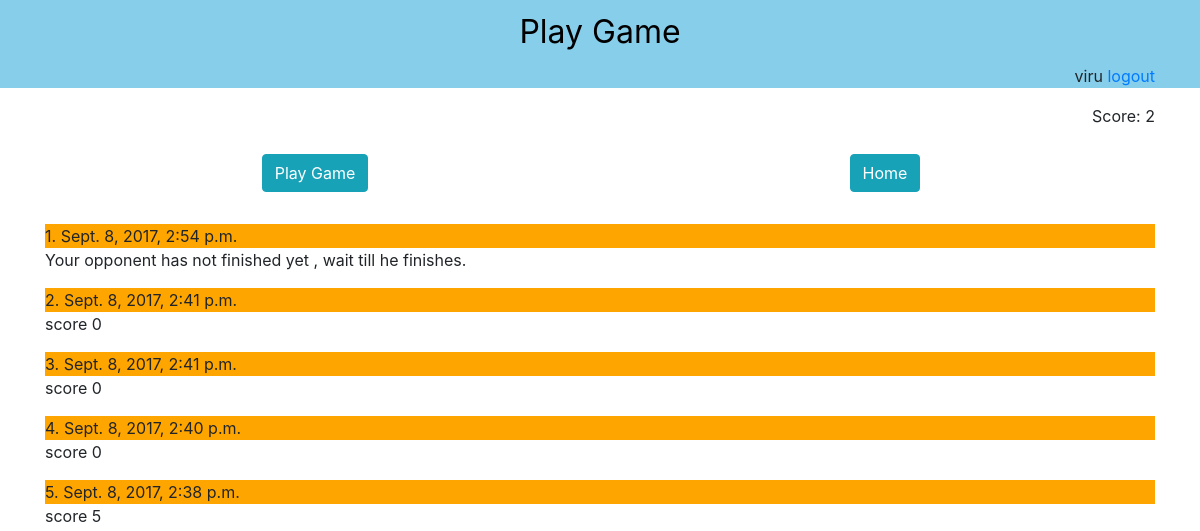
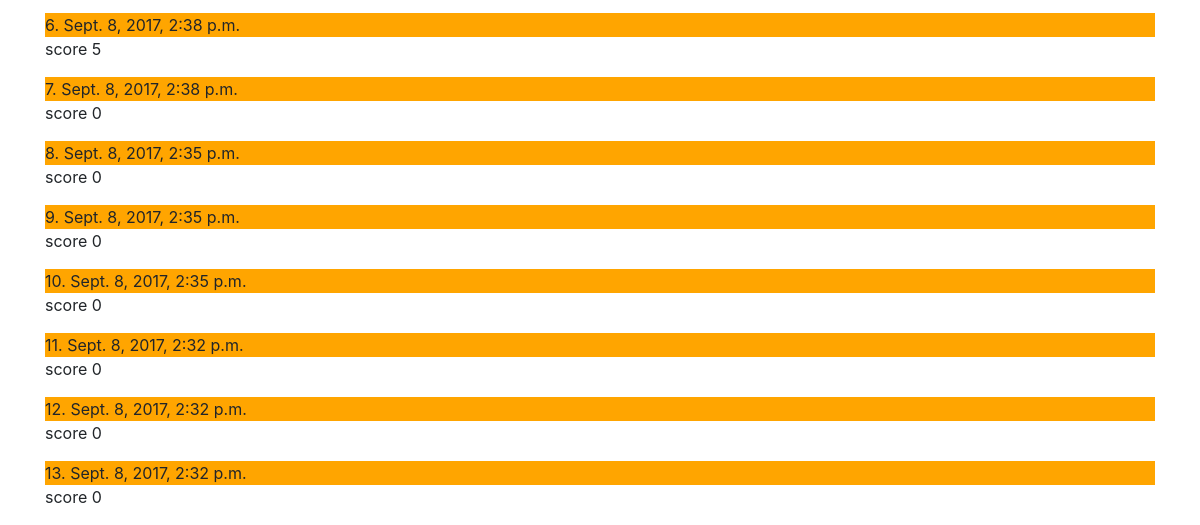
The app's page /scorecard/ (signed in), older data (2 pictures, top to bottom).
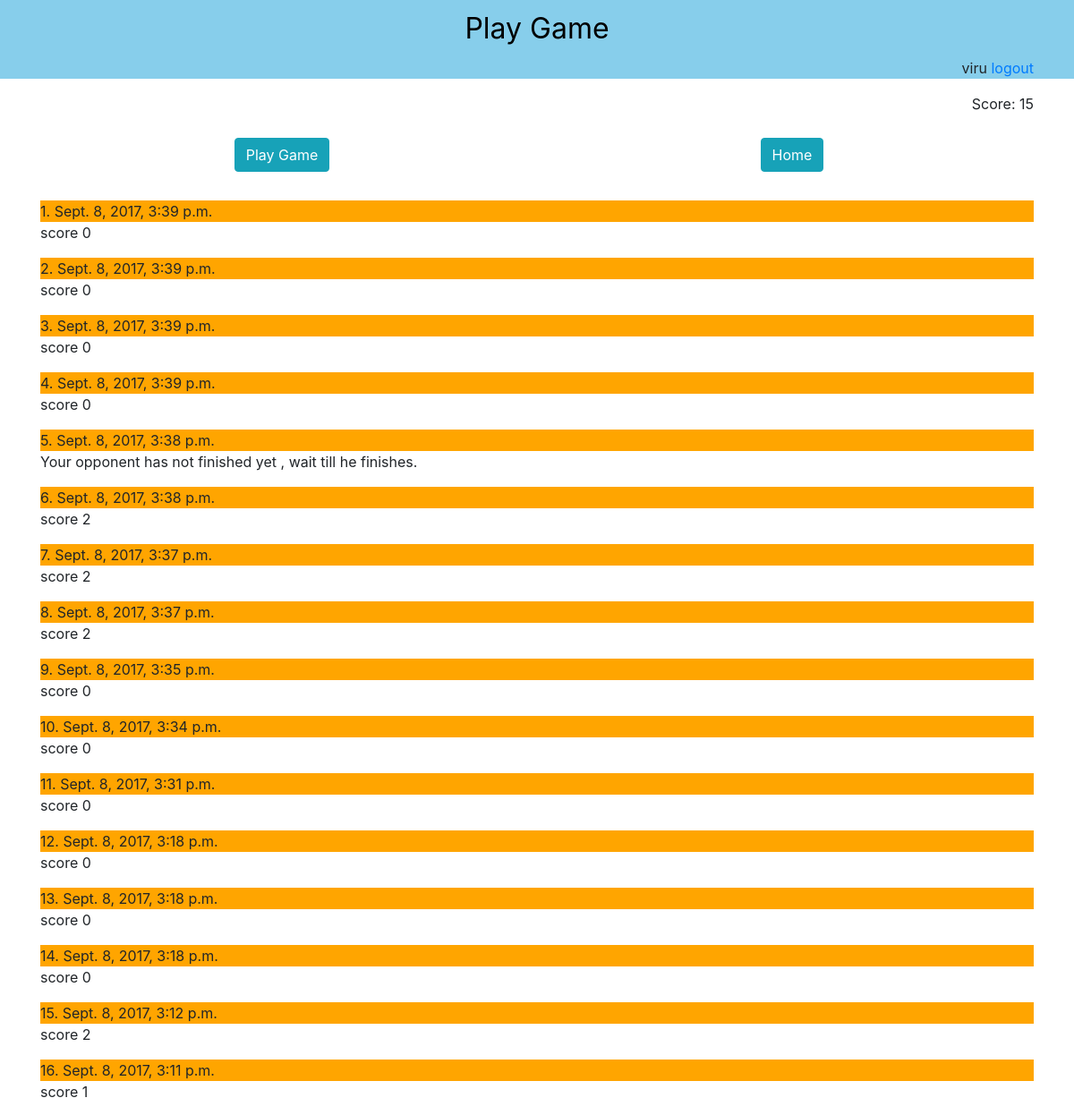
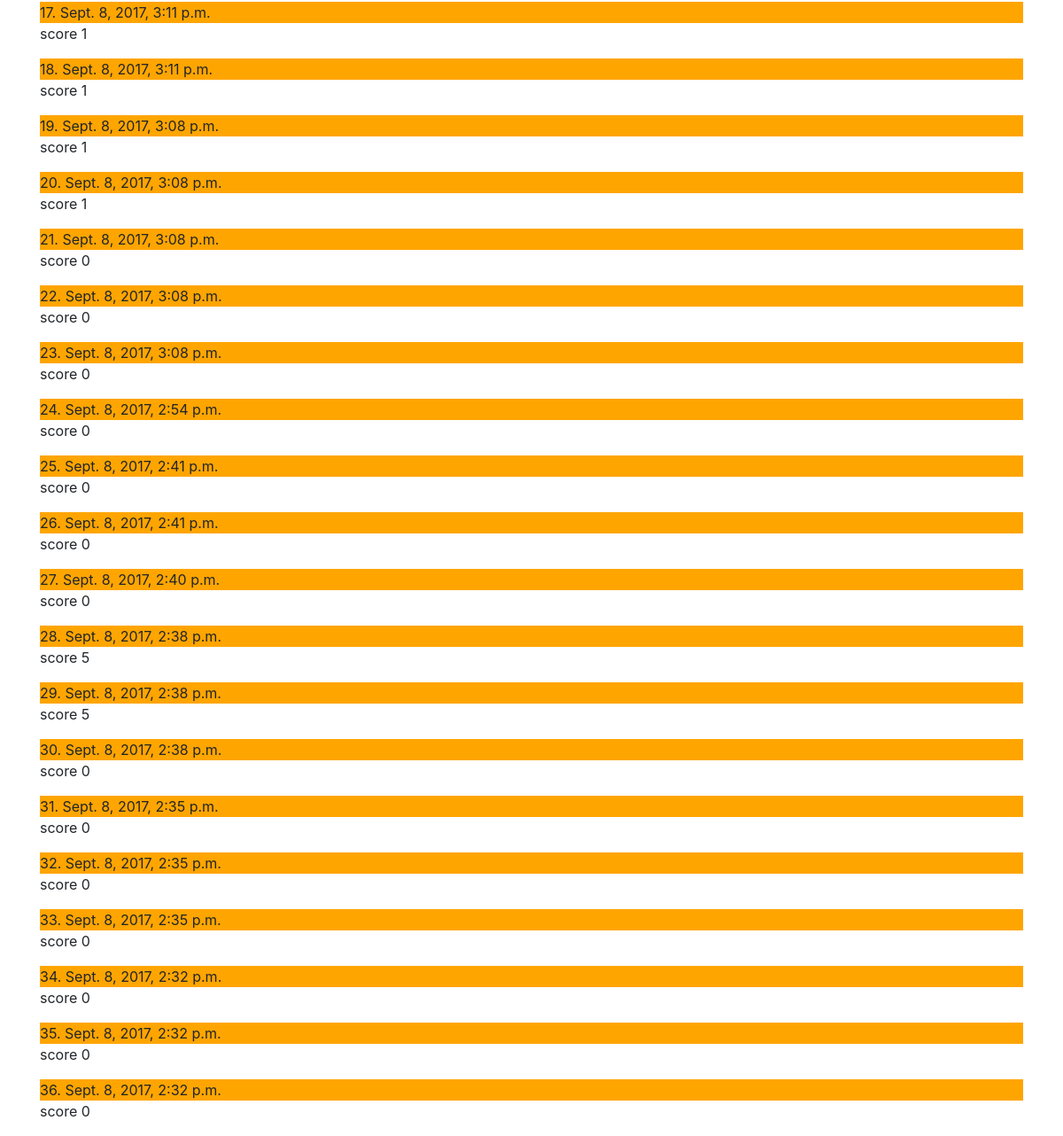
The same page, newer data (2 pictures, top to bottom).
### gameapp/models.py (models this page shows)
class Activeusers(models.Model):
	user = models.ForeignKey(User, on_delete=models.CASCADE, null=True)
	qid1 = models.ForeignKey(Questions, on_delete=models.CASCADE, related_name='qid1' , null=True)
	qid2 = models.ForeignKey(Questions, related_name='qid2', null=True)
	qid3 = models.ForeignKey(Questions, related_name='qid3', null=True)
	qid4 = models.ForeignKey(Questions, related_name='qid4', null=True)
	qid5 = models.ForeignKey(Questions, related_name='qid5', null=True)
	answer1 = models.IntegerField(default=0)
	answer2 = models.IntegerField(default=0)
	answer3 = models.IntegerField(default=0)
	answer4 = models.IntegerField(default=0)
	answer5 = models.IntegerField(default=0)
	timetill = models.DateTimeField(default=datetime.now, blank=True)
	isfinished = models.IntegerField(default=0)
	score =models.IntegerField(default=0)

### gameapp/views.py (the view)
# urls.py: url(r'^scorecard/$', views.scorecard, name='scorecard'),
@login_required
def scorecard(request):
	obj=request.user
	totalscore=obj.profile.score
	data=Activeusers.objects.filter(user=obj).order_by('-id')
	context = {'data':data ,'totalscore':totalscore}
	return render(request, 'gameapp/scorecard.html',context )

### gameapp/templates/gameapp/scorecard.html (shortened to what this page needs)
<!DOCTYPE html>
<html>
<head>
	<link rel="stylesheet" href="https://maxcdn.bootstrapcdn.com/bootstrap/4.0.0-beta/css/bootstrap.min.css">
</head>
<body>
	<div class="container-fluid" style="background-color: skyblue"">
		<div class="container">
			<ul class="nav justify-content-center">
				<li class="nav-item">
					<a class="nav-link active" href="#" style="color: black; font-size: 2em">Play Game</a>
				</li>
			</ul>
			<ul class="nav justify-content-end" >
				<li class="nav-item" >
					{% if user.is_authenticated %}
					{{ user.username }} <a href="{% url 'logout' %}">logout</a>
					{% else %}
					<a href="{% url 'login' %}">login</a> / <a href="{% url 'signup' %}">signup</a>
					{% endif %}
				</li>
			</ul>
		</div>
	</div>
	<div class="container" style="text-align:right;padding-top: 1em;" >
		<p>Score: {{totalscore}}</p>
	</div>
	<div class="container" style="padding-top: 10px;">
		<div class="row">
			<div class=" col-md-6 " style="text-align:center;">
				<a href="{% url 'gamepage' %}" class="btn btn-info" role="button" >Play Game</a>
			</div>
			<div class=" col-md-6" style="text-align:center;">
				<a href="{% url 'home' %}" class="btn btn-info" role="button" >Home</a>
			</div>
		</div>
	</div>
	<div class="container" style="margin-top: 2em;">
		{% for i in data %}
		<div class="panel panel-default" >
			<div class="panel-heading" style="background-color: orange;" >{{forloop.counter}}.      {{i.timetill}}</div
			{% if i.isfinished < 2 %}
			<p> Your opponent has not finished yet , wait till he finishes.</p>
			{% else %}
			<p >       score {{i.score}}</p>
			{% endif %}
		{% endfor %}
	</div>
</body>
</html>

Row changes from the older to the newer data that the page shows:
added Activeusers: timetill "Sept. 8, 2017, 3:39 p.m.", score "0"
added Activeusers: timetill "Sept. 8, 2017, 3:39 p.m.", score "0"
added Activeusers: timetill "Sept. 8, 2017, 3:39 p.m.", score "0"
added Activeusers: timetill "Sept. 8, 2017, 3:39 p.m.", score "0"
added Activeusers: timetill "Sept. 8, 2017, 3:38 p.m.", shows "Your opponent has not finished yet , wait till he finishes."
added Activeusers: timetill "Sept. 8, 2017, 3:38 p.m.", score "2"
added Activeusers: timetill "Sept. 8, 2017, 3:37 p.m.", score "2"
added Activeusers: timetill "Sept. 8, 2017, 3:37 p.m.", score "2"
added Activeusers: timetill "Sept. 8, 2017, 3:35 p.m.", score "0"
added Activeusers: timetill "Sept. 8, 2017, 3:34 p.m.", score "0"
added Activeusers: timetill "Sept. 8, 2017, 3:31 p.m.", score "0"
added Activeusers: timetill "Sept. 8, 2017, 3:18 p.m.", score "0"
added Activeusers: timetill "Sept. 8, 2017, 3:18 p.m.", score "0"
added Activeusers: timetill "Sept. 8, 2017, 3:18 p.m.", score "0"
added Activeusers: timetill "Sept. 8, 2017, 3:12 p.m.", score "2"
added Activeusers: timetill "Sept. 8, 2017, 3:11 p.m.", score "1"
added Activeusers: timetill "Sept. 8, 2017, 3:11 p.m.", score "1"
added Activeusers: timetill "Sept. 8, 2017, 3:11 p.m.", score "1"
added Activeusers: timetill "Sept. 8, 2017, 3:08 p.m.", score "1"
added Activeusers: timetill "Sept. 8, 2017, 3:08 p.m.", score "1"
added Activeusers: timetill "Sept. 8, 2017, 3:08 p.m.", score "0"
added Activeusers: timetill "Sept. 8, 2017, 3:08 p.m.", score "0"
added Activeusers: timetill "Sept. 8, 2017, 3:08 p.m.", score "0"
changed Activeusers "Sept. 8, 2017, 2:54 p.m.": score (not shown) → "0"; isfinished "Your opponent has not finished yet , wait till he finishes." → "score"
Text that changed along with them:
{{ totalscore }}: "2" → "15"
